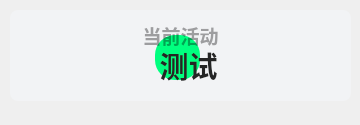
<?xml version="1.0" encoding="UTF-8"?>
<ui version="4.0">
 <class>Theme</class>
 <widget class="QWidget" name="Form">
  <property name="geometry">
   <rect>
    <x>0</x>
    <y>0</y>
    <width>360</width>
    <height>125</height>
   </rect>
  </property>
  <property name="minimumSize">
   <size>
    <width>0</width>
    <height>100</height>
   </size>
  </property>
  <property name="maximumSize">
   <size>
    <width>16777215</width>
    <height>65536</height>
   </size>
  </property>
  <property name="windowTitle">
   <string>当前活动</string>
  </property>
  <widget class="QPushButton" name="subject">
   <property name="geometry">
    <rect>
     <x>10</x>
     <y>40</y>
     <width>341</width>
     <height>51</height>
    </rect>
   </property>
   <property name="font">
    <font>
     <family>Microsoft YaHei UI</family>
     <pointsize>22</pointsize>
     <weight>75</weight>
     <bold>true</bold>
    </font>
   </property>
   <property name="styleSheet">
    <string notr="true">border: none;
color: rgba(37, 37, 37, 255);
font-weight: bold;</string>
   </property>
   <property name="text">
    <string>  测试</string>
   </property>
   <property name="icon">
    <iconset>
     <normaloff>../../../../../img/it.svg</normaloff>../../../../../img/it.svg</iconset>
   </property>
   <property name="iconSize">
    <size>
     <width>36</width>
     <height>26</height>
    </size>
   </property>
  </widget>
  <widget class="QLabel" name="blurEffect">
   <property name="geometry">
    <rect>
     <x>155</x>
     <y>35</y>
     <width>45</width>
     <height>45</height>
    </rect>
   </property>
   <property name="styleSheet">
    <string notr="true">background-color: rgb(0, 255, 127);
border-radius:20px</string>
   </property>
   <property name="text">
    <string/>
   </property>
  </widget>
  <widget class="QLabel" name="sub_title">
   <property name="geometry">
    <rect>
     <x>30</x>
     <y>0</y>
     <width>301</width>
     <height>71</height>
    </rect>
   </property>
   <property name="font">
    <font>
     <family>Microsoft YaHei UI</family>
     <pointsize>14</pointsize>
     <weight>75</weight>
     <bold>true</bold>
    </font>
   </property>
   <property name="styleSheet">
    <string notr="true">color: rgba(0, 0, 0, 90);
font-weight: bold;</string>
   </property>
   <property name="text">
    <string>当前活动</string>
   </property>
   <property name="textFormat">
    <enum>Qt::PlainText</enum>
   </property>
   <property name="alignment">
    <set>Qt::AlignCenter</set>
   </property>
  </widget>
  <widget class="QLabel" name="backgnd">
   <property name="geometry">
    <rect>
     <x>10</x>
     <y>10</y>
     <width>341</width>
     <height>91</height>
    </rect>
   </property>
   <property name="styleSheet">
    <string notr="true">background-color: rgba(242, 243, 245, 255);
border-radius: 8px</string>
   </property>
   <property name="text">
    <string/>
   </property>
  </widget>
  <zorder>backgnd</zorder>
  <zorder>blurEffect</zorder>
  <zorder>sub_title</zorder>
  <zorder>subject</zorder>
 </widget>
 <resources/>
 <connections/>
</ui>
